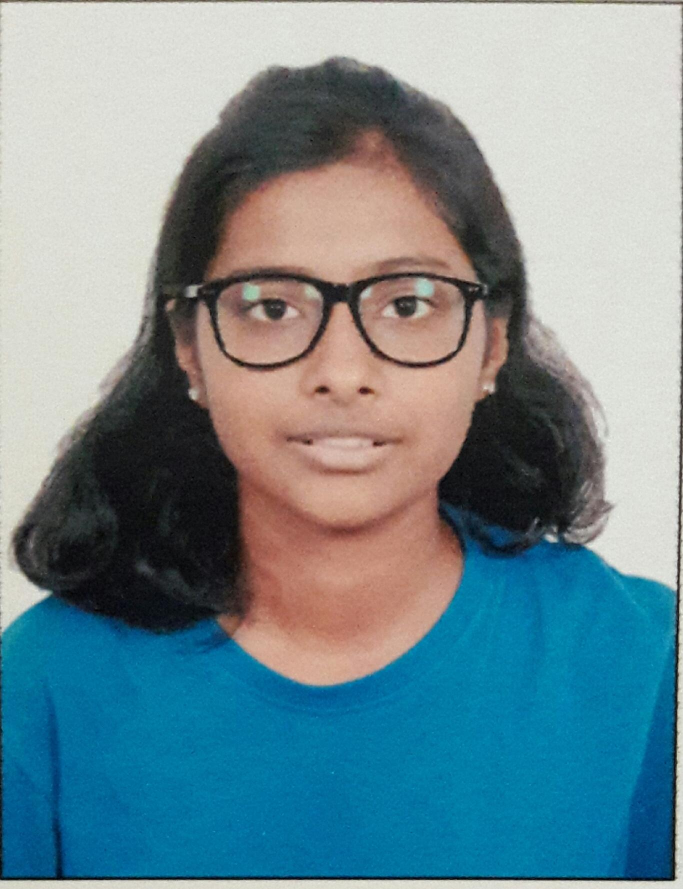
%> input picture BT19ECE005_DIP_A2/BT19ECE005.jpg, 1366 x 1778 px (shown at 1/2 size)
$ octave DIP_A2.m   (GNU Octave 9; MATLAB toolbox functions it lacks are replaced by stand-ins)
%> lines starting %> are read from the running program, lines starting %| are printed output that depends on the picture; in (x1, y1, x2, y2) boxes, pixels count from 0 and x2, y2 are one past the last pixel; in counts of white or black regions, pixels touching at a corner belong together; the program's own positions count from 1
%% Name - Sakshi Pandagale
%% Roll no. - BT19ECE005
%% ASSIGNMENT 2 -
%% READ A COLOR IMAGE, CONVERT THE IMAGE TO GRAY SCALE AND DISPLAY BOTH THE IMAGES
%% MAKE SOME PART OF THE GRAY SCALE IMAGE BLACK AND DISPLAY IT
%% SUBTRACT THE GRAY SCALE AND THE MODIFIED IMAGE AND DISPLAY THE OUTPUT IMAGE

i=imread('C:\Users\Sakshi S Pandagale\Desktop\Pictures\Saved Pictures\BT19ECE005.jpg'); %% READING THE IMAGE
%> i is the input picture: size 1778x1366x3 uint8; mean R, G, B 114.1, 138.6, 146.1

% i(107:223,93:224,:) = 0; %this is for color image.

G = rgb2gray(i);         %% inbuilt function to convert color image to grayscale image directly
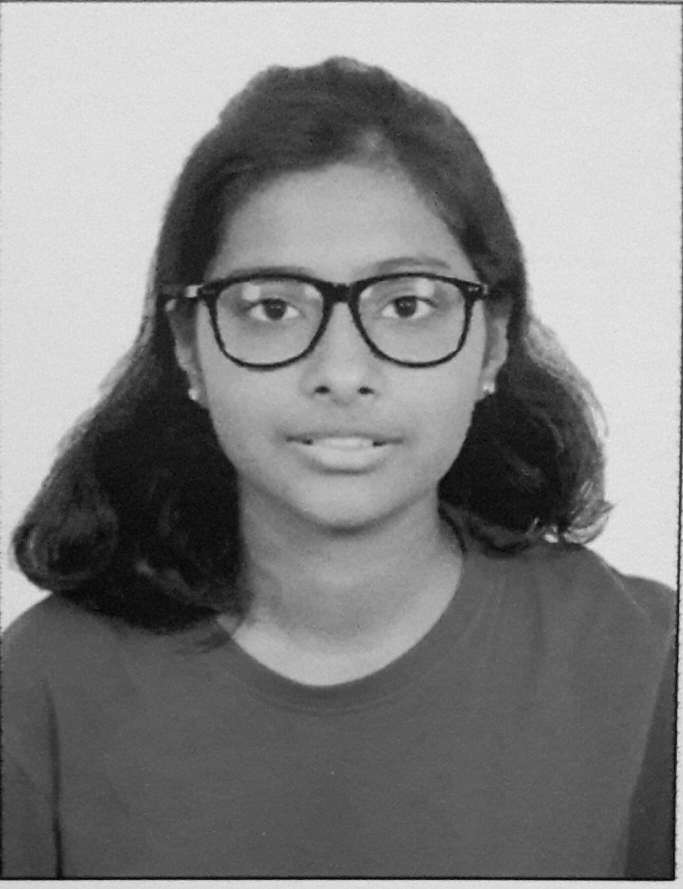
%> G: size 1778x1366 uint8 (shown at 1/2 size); min 0, max 243, mean 132.1
B = G;
B(91:238,120:534)=0;     %% making a part of the grayscale image to black by assigning 0; valus inside bracket are (x1:x2,y1:y2)
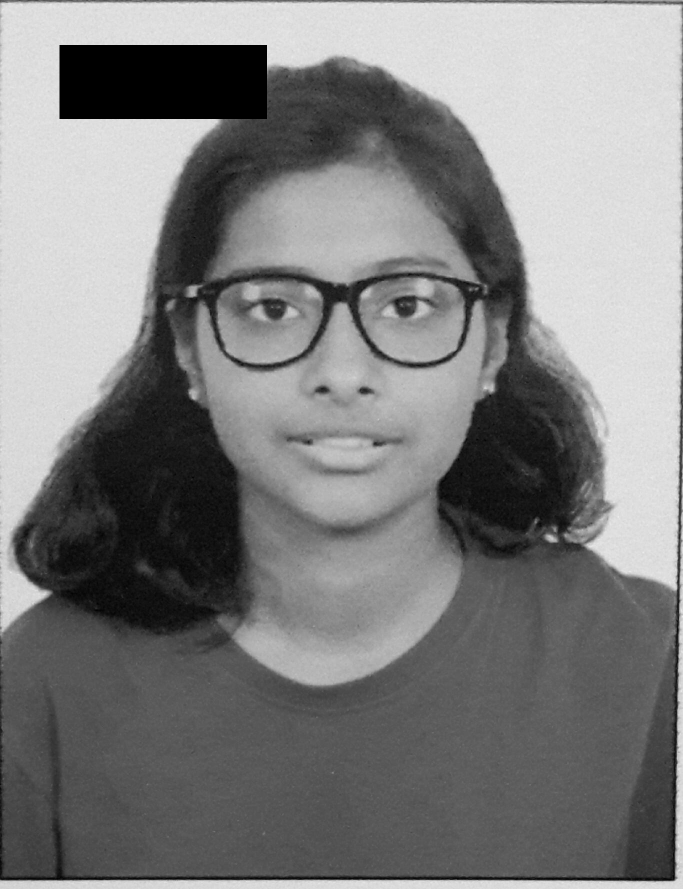
%> B: size 1778x1366 uint8 (shown at 1/2 size); 2.53% of pixels changed, all inside (x1, y1, x2, y2) = (119, 90, 534, 238)
                         %% x1,y1 --> coordinates of the topmost left poin and x2,y2 --> coordiantes of the rightmost bottom point
                         %%           of the black patch

S = G - B;              %% Subtracting the modified gray scale image form the original gray scal image
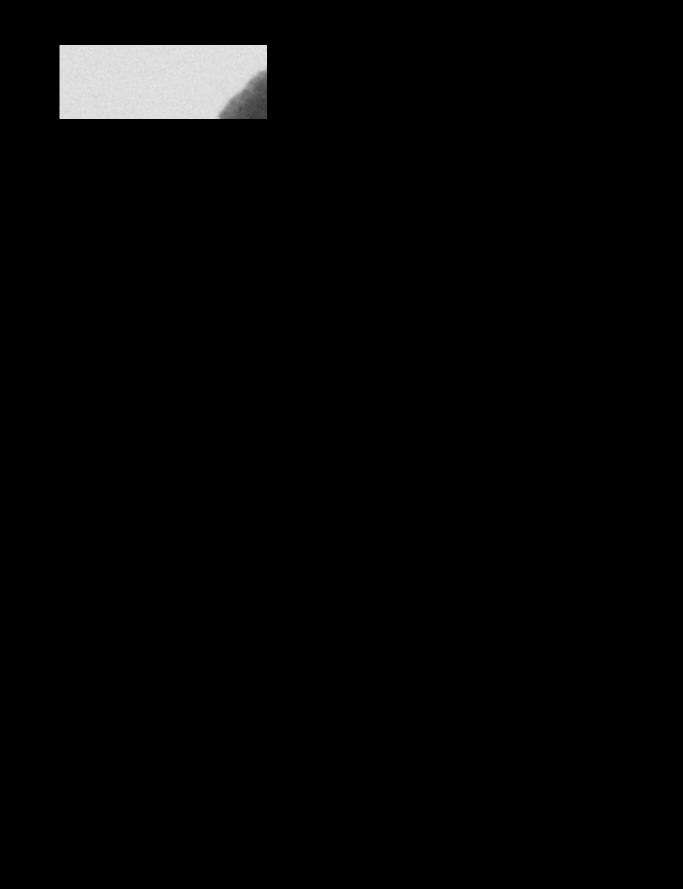
%> S: size 1778x1366 uint8 (shown at 1/2 size); min 0, max 237, mean 5.3


subplot(2,2,1), imshow(i), title('Original color image');
subplot(2,2,2), imshow(G), title('Grayscale image');
subplot(2,2,3), imshow(B), title('Modified gray scale image');
subplot(2,2,4), imshow(S1), title('Gray scale - Modified gray scale image');
%> (this line was passed over: S1 is not available in this run)
%> after `title('Gray scale - Modified gray scale image')`:
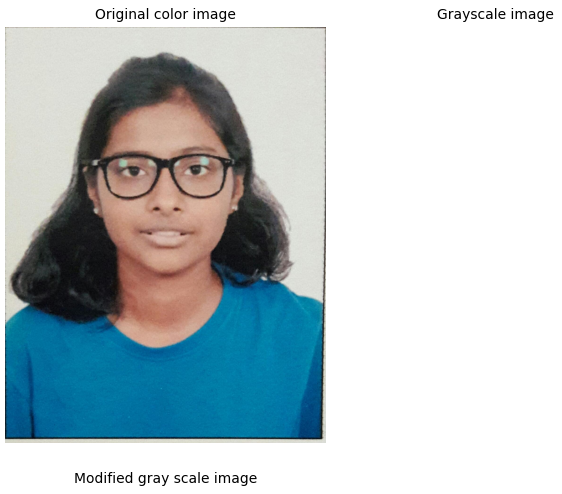
%> figure redrawn from the program's plot data, 3 panels
